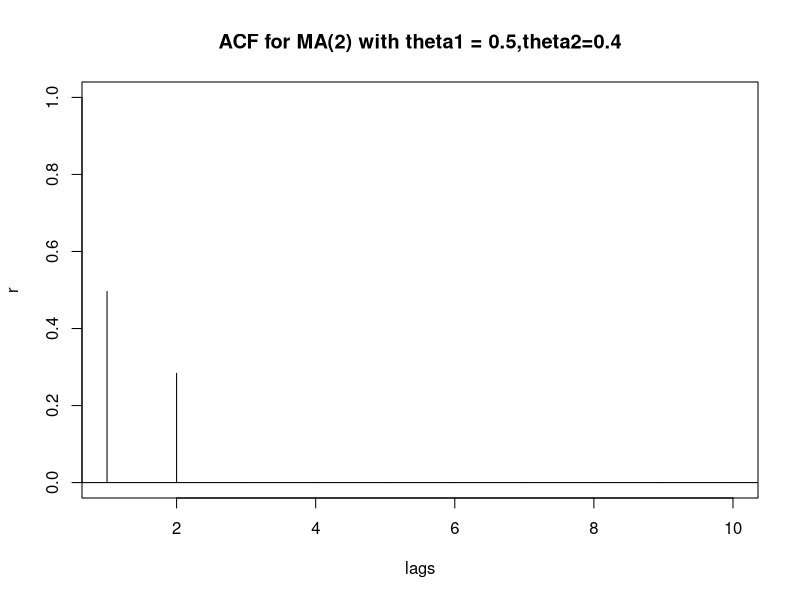
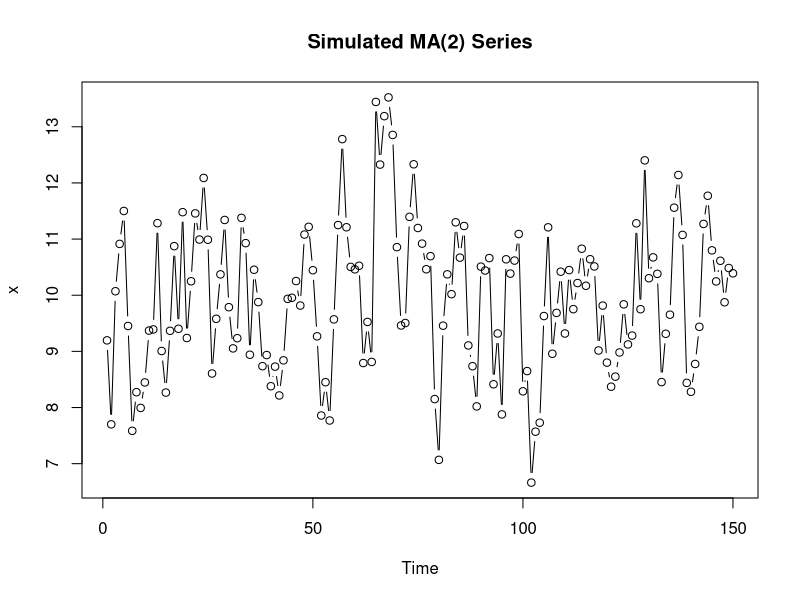
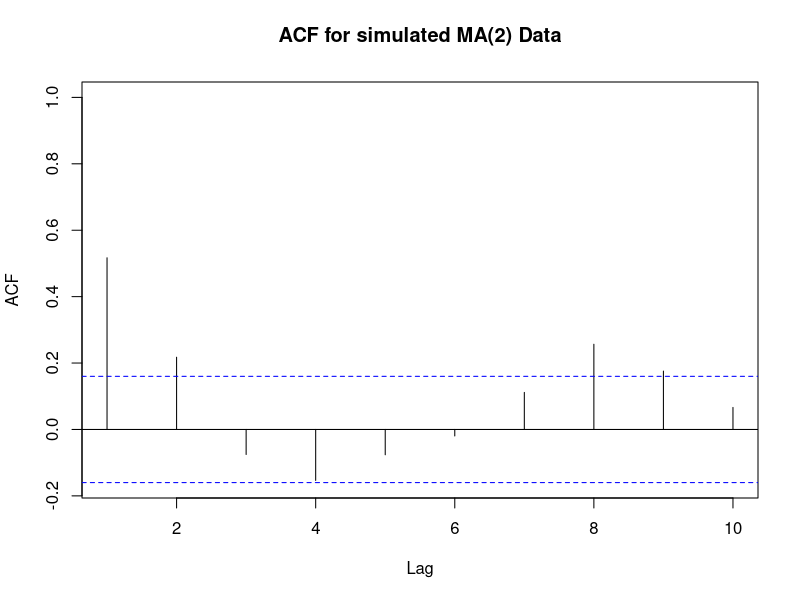
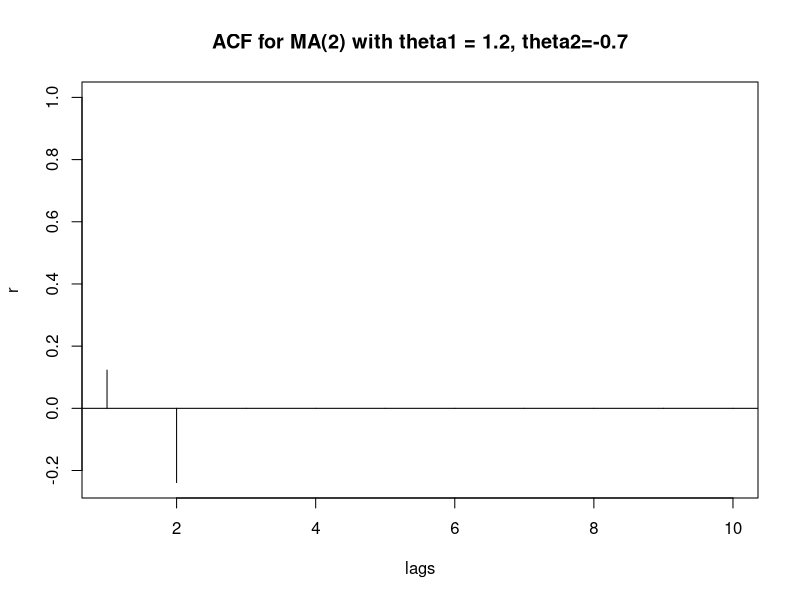
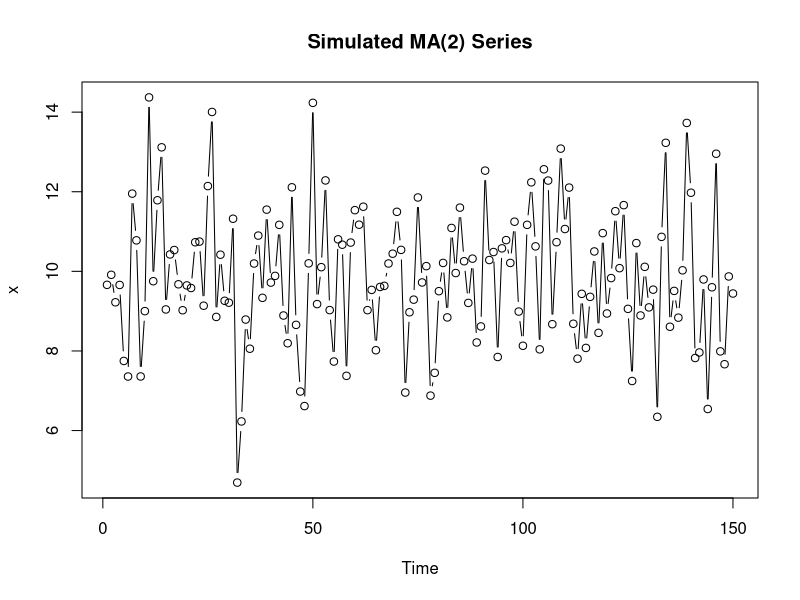
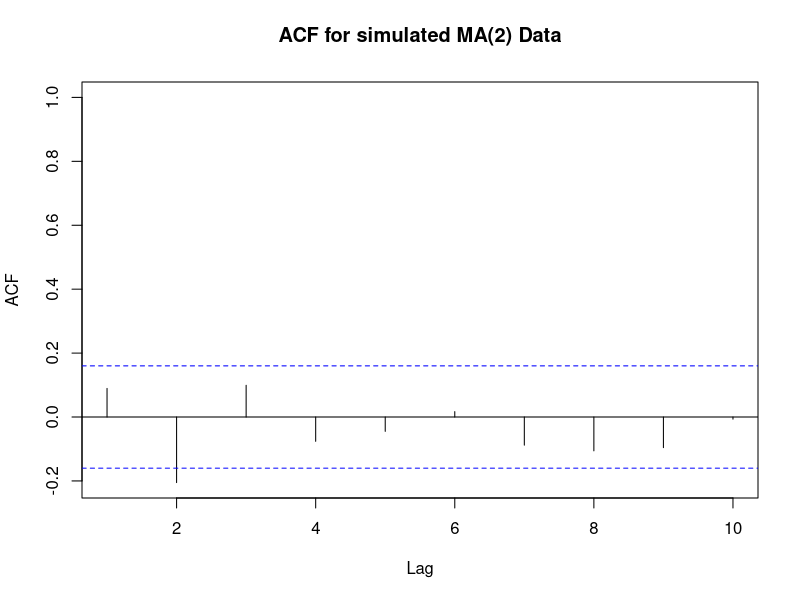
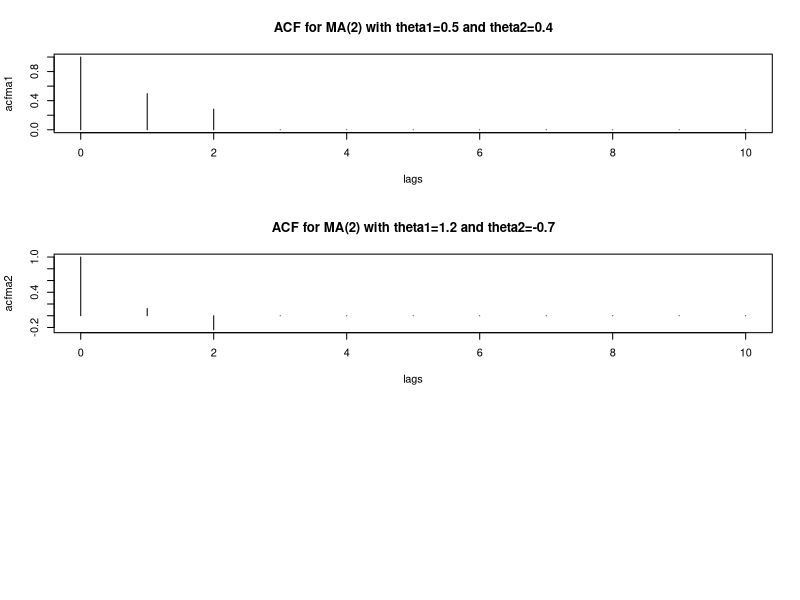
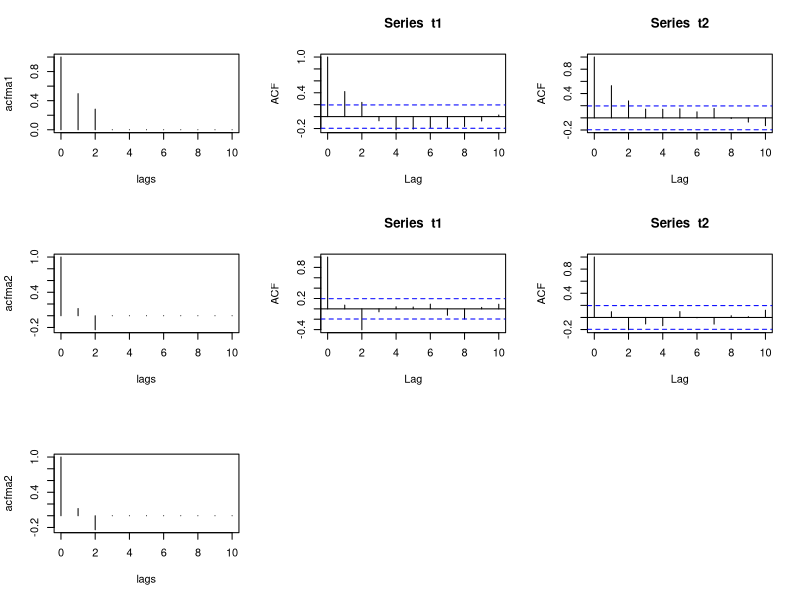

Write the R code that produced these figures, in order.
## ---- chunk 1
acfma2=ARMAacf(ma=c(0.5,0.4), lag.max=10) # 10 lags of ACF for MA(2) with theta1 = 0.5 theta2 = 0.4
acfma2
## ---- chunk 2
lags=0:10                       #creates a variable named lags that ranges from 0 to 10.
plot(lags,acfma2,xlim=c(1,10), ylab="r",type="h", main = "ACF for MA(2) with theta1 = 0.5,theta2=0.4")
abline(h=0)                     #adds a horizontal axis to the plot
## ---- chunk 3
xc=arima.sim(n=150, list(ma=c(0.5, 0.4)))
x=xc+10               # adds 10 to make mean = 10. Simulation defaults to mean = 0.
plot(x, type="b", main = "Simulated MA(2) Series")
## ---- chunk 4
acf(x, xlim=c(1,10), main="ACF for simulated MA(2) Data")
## ---- chunk 5
acfma2=ARMAacf(ma=c(1.2,-0.7), lag.max=10) # 10 lags of ACF for MA(2) with theta1 = 0.5 theta2 = 0.4
acfma2
## ---- chunk 6
lags=0:10                       #creates a variable named lags that ranges from 0 to 10.
plot(lags,acfma2,xlim=c(1,10), ylab="r",type="h", main = "ACF for MA(2) with theta1 = 1.2, theta2=-0.7")
abline(h=0)                     #adds a horizontal axis to the plot
## ---- chunk 7
xc=arima.sim(n=150, list(ma=c(1.2,-0.7)))
x=xc+10               # adds 10 to make mean = 10. Simulation defaults to mean = 0.
plot(x, type="b", main = "Simulated MA(2) Series")
## ---- chunk 8
acf(x, xlim=c(1,10), main="ACF for simulated MA(2) Data")
## ---- chunk 9
par(mfrow=c(3,1))
acfma1 <- ARMAacf(ma=c(0.5,0.4),lag.max=10)
lags <- 0:10
plot(lags,acfma1,type="h",main="ACF for MA(2) with theta1=0.5 and theta2=0.4")
acfma2 <- ARMAacf(ma=c(1.2,-.7),lag.max=10)
plot(lags,acfma2,type="h",main="ACF for MA(2) with theta1=1.2 and theta2=-0.7")
## ---- chunk 10
par(mfrow=c(3,3))
acfma1 <- ARMAacf(ma=c(0.5,0.4),lag.max=10)
lags <- 0:10
plot(lags,acfma1,type="h")
t1 <- arima.sim(n = 100, list(ma = c(0.5, 0.4)))
t2 <- arima.sim(n = 100, list(ma = c(0.5, 0.4)))
acf(t1,lag.max=10)
acf(t2,lag.max=10)
acfma2 <- ARMAacf(ma=c(1.2,-.7),lag.max=10)
plot(lags,acfma2,type="h")
t1 <- arima.sim(n = 100, list(ma = c(1.2, -0.7)))
t2 <- arima.sim(n = 100, list(ma = c(1.2, -0.7)))
acf(t1,lag.max=10)
acf(t2,lag.max=10)
acfma3 <- ARMAacf(ma=c(-1,-.6),lag.max=10)
plot(lags,acfma2,type="h")
